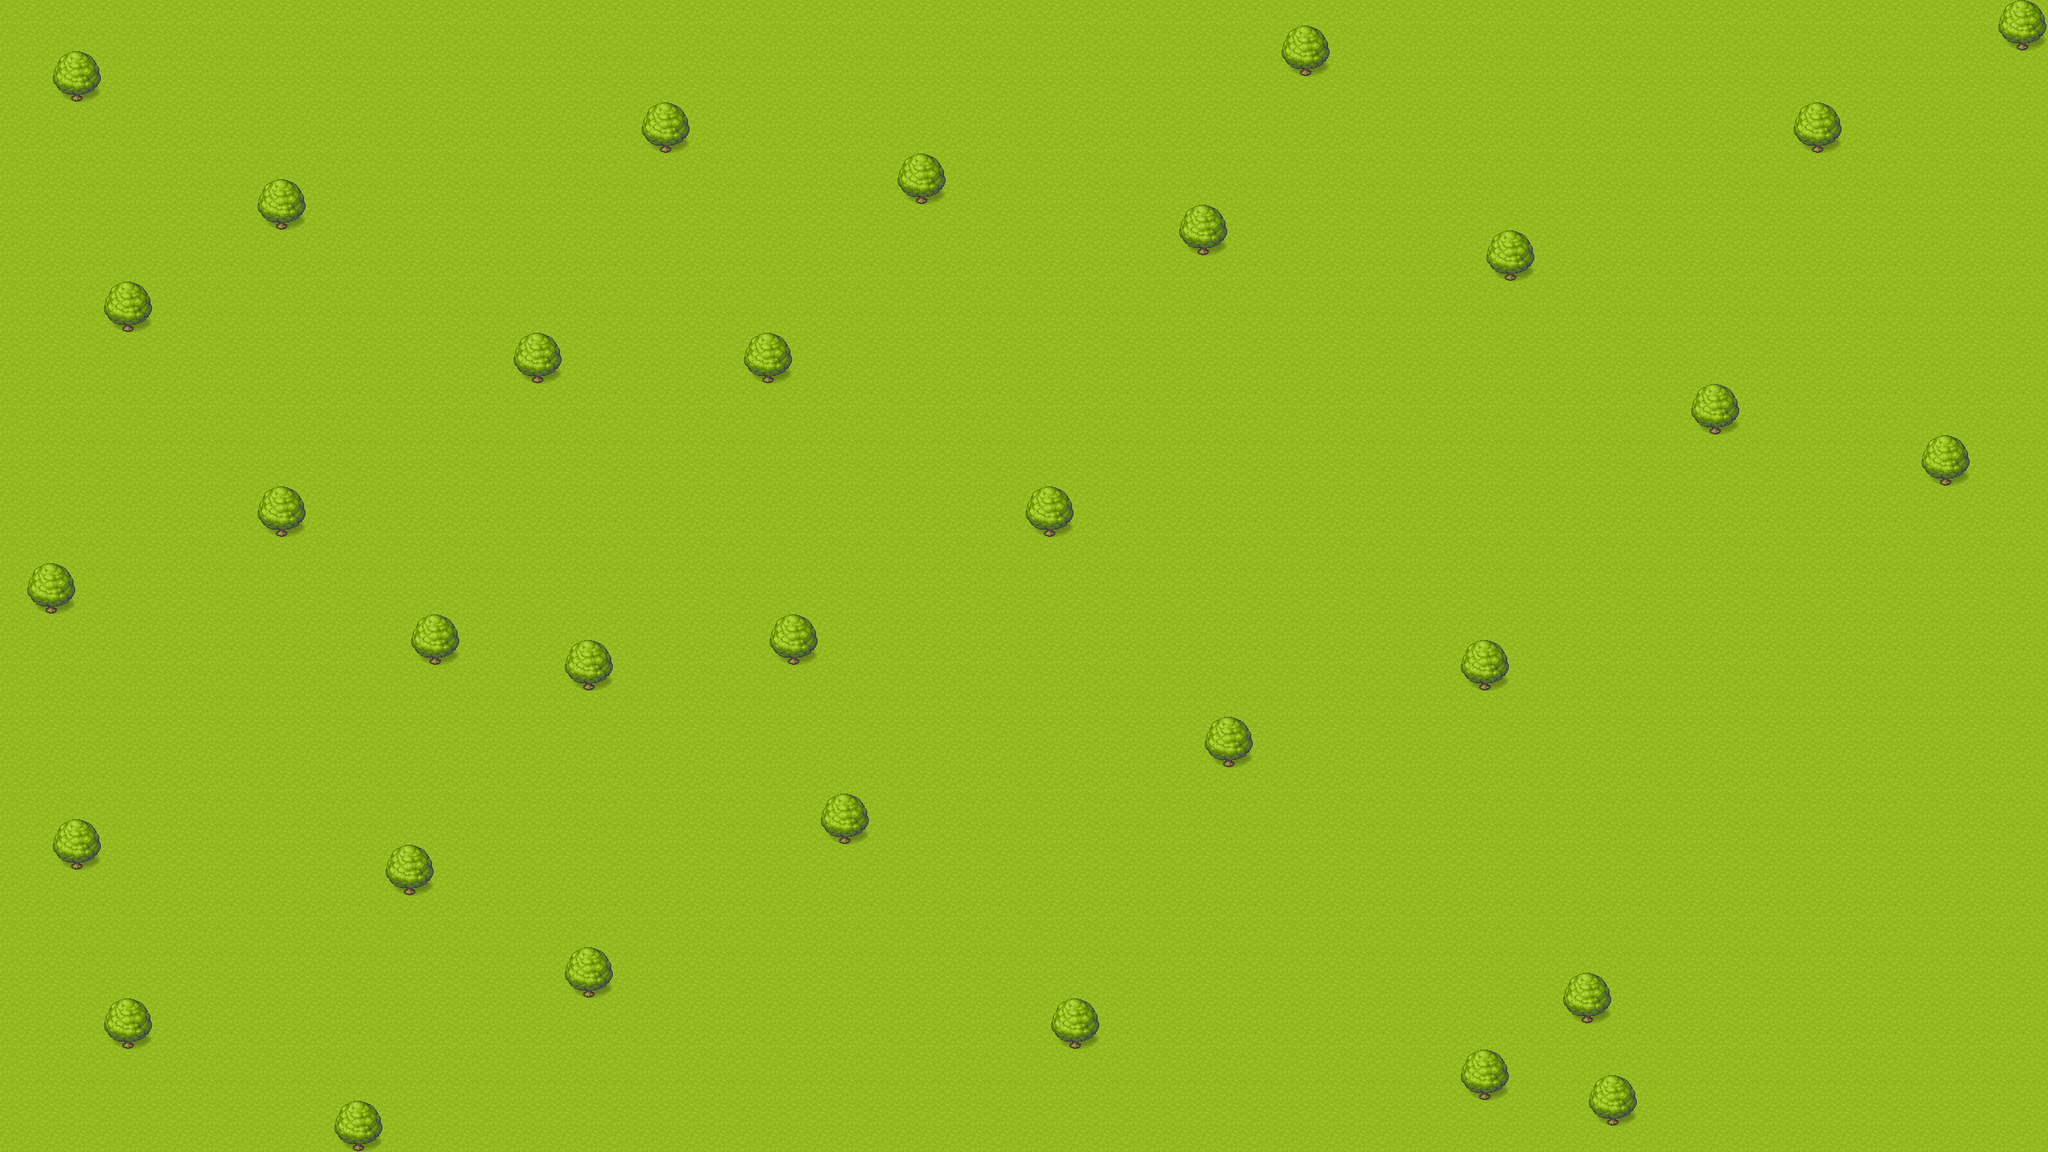

This game map was drawn from its Tiled (.tmx) file and the tilesets committed beside it. A one-line description and the trimmed map source follow:
An orthogonal 80x45 tile map with 32x32 px tiles, 3 tile layers (Tile Layer 1, floor, trees).

<map version="1.9" tiledversion="1.9.2" orientation="orthogonal" renderorder="right-down" width="80" height="45" tilewidth="32" tileheight="32" infinite="0" nextlayerid="4" nextobjectid="1">
 <tileset firstgid="1" source="[Base]BaseChip_pipo.tsx" />
 <layer id="1" name="Tile Layer 1" width="80" height="45">
  <data>[3600 cells, 3600 non-empty, 1 distinct tile ids]</data>
 </layer>
 <layer id="2" name="floor" width="80" height="45">
  <data>[3600 cells, 3600 non-empty, 1 distinct tile ids]</data>
 </layer>
 <layer id="3" name="trees" width="80" height="45">
  <data>[3600 cells, 128 non-empty, 4 distinct tile ids]</data>
 </layer>
</map>
